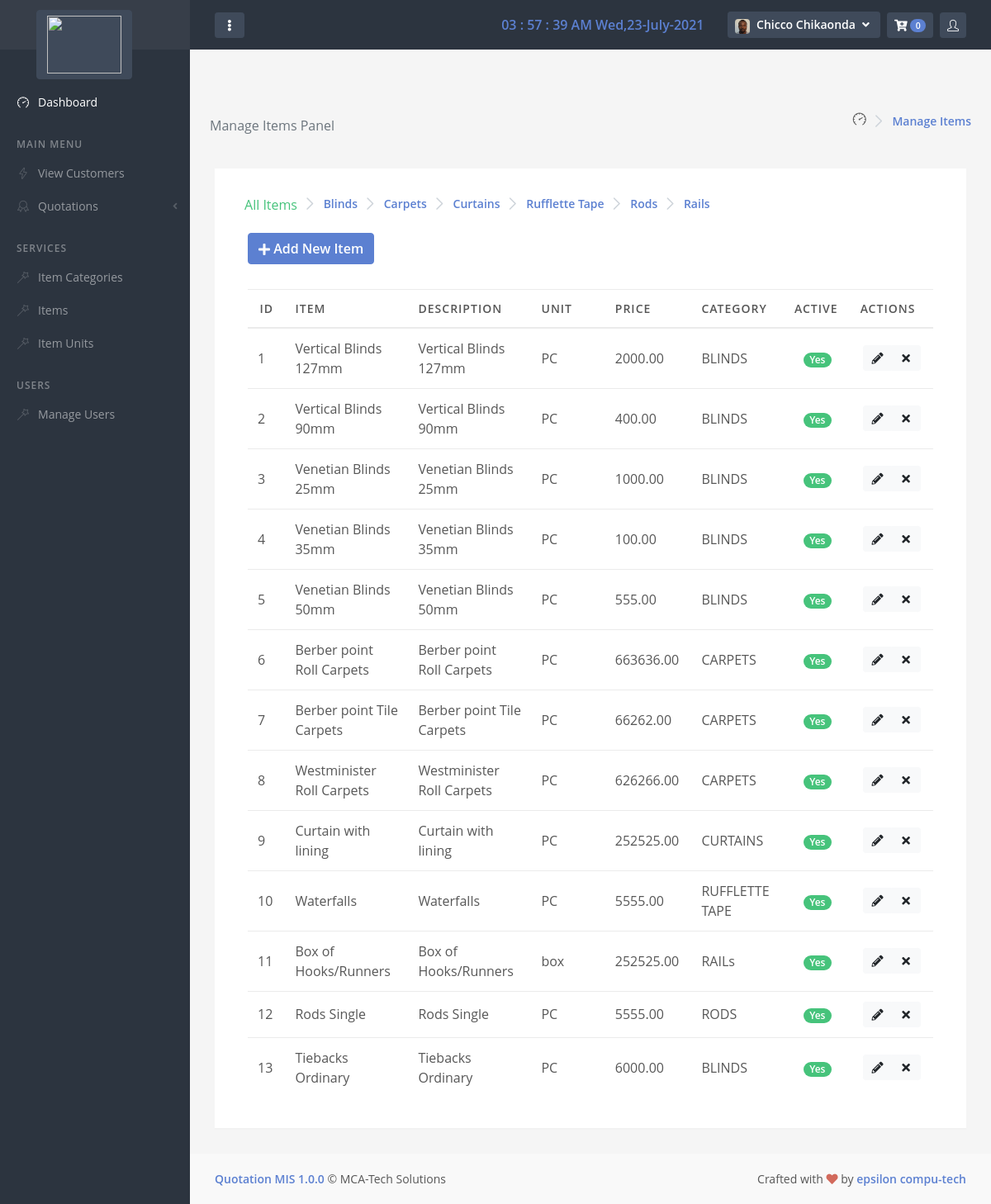
Page /items/item_list/ (signed in) on the committed database.
### mainapp/models.py (models this page shows, shortened)
class CustomUser(AbstractBaseUser):
    email = models.EmailField(max_length=255, unique=True)
    full_name = models.CharField(max_length=255, blank = True, null=True)
    roles =(
        ('Admin','Admin'),
        ('User', 'General User')
    )
    user_role = models.CharField(max_length = 15, choices = roles, default = "General User")
    phone_number = models.CharField(max_length=20, blank = True, null=True)
    username = None
    active = models.BooleanField(default=True) #can login
    admin = models.BooleanField(default=False) # Adminstrator
    superuser = models.BooleanField(default=False) #superuser
    staff = models.BooleanField(default=False)
    timestamp = models.DateTimeField(auto_now_add=True)
    image = models.ImageField(default = "avatar0.jpg", null = True, blank = True)
    USERNAME_FIELD = 'email' #loginuser
    REQUIRED_FIELDS = ['full_name','phone_number',]
    objects = UserManager()
    @property
    def is_active(self):
        return self.active
    @property
    def imageURL(self):
        try:
            url = self.image.url
        except:
            url = ''
        return url

class ItemCategory(models.Model):
    category_name = models.CharField(max_length=50)
    category_description = models.CharField(max_length=100)
    def __str__(self):
        return self.category_name
    @staticmethod
    def get_all_item_categories():
        return ItemCategory.objects.all()

class Item(models.Model):
    item_name = models.CharField(max_length=100)
    item_description = models.CharField(max_length=100)
    unit = models.ForeignKey(Unit, on_delete=models.CASCADE)
    price = MoneyField(max_digits=14, decimal_places=2, default_currency='MWK')
    discount_price = MoneyField(max_digits=14, null=True, blank=True, decimal_places=2, default_currency='MWK')
    category = models.ForeignKey(ItemCategory, on_delete=models.CASCADE)
    active = models.BooleanField(default=True)
    slug = models.SlugField()
    @staticmethod
    def get_all_items():
        return Item.objects.all()

class Unit(models.Model):
    unit_short_name = models.CharField(max_length=10)
    unit_description = models.CharField(max_length=100)
    def __str__(self):
        return self.unit_short_name

### mainapp/views.py (the view)
# urls.py: path('items/item_list/', views.item_list, name = 'item_list'),
@login_required
def item_list(request):
    items = None
    item_cats = ItemCategory.get_all_item_categories()
    items = None
    item_cat_id = request.GET.get('category')
    if item_cat_id:
        items = Item.get_all_items_by_category_id(item_cat_id)
    else:
        items = Item.get_all_items()
    context = {
        'items': items,
        'header': 'Manage Items',
        'item_cats': item_cats,
        'config':config,
    }
    return render(request, 'items/item_list.html', context)

### mainapp/templatetags/cart_template_tags.py (called while the page is built)
@register.filter
def cart_item_count(user):
    if user.is_authenticated:
        qs = Order.objects.filter(user=user, ordered = False)
        if qs.exists():
            return qs[0].items.count()
    return 0

### mainapp/templates/items/item_list.html (shortened to what this page needs)
{% extends 'base.html' %}
{% block body %}
<div id="page-container">
          <main id="main-container">
              <div class="d-flex flex-column flex-sm-row justify-content-sm-between align-items-sm-center">
                  <h1 class="flex-sm-fill h2 my-2">
                      <small class="d-block d-sm-inline-block mt-2 mt-sm-0 font-size-base font-w400 text-muted ml-4">{{header}} Panel</small>
                  </h1>
                  <nav class="flex-sm-00-auto ml-sm-3" aria-label="breadcrumb">
                      <ol class="breadcrumb breadcrumb-alt">
                          <i class="nav-main-link-icon fa fa-tachometer-alt si si-speedometer"></i>
                          <li class="breadcrumb-item" aria-current="page">
                              <a class="link-fx mr-4" href="">  {{header}}</a>
                          </li>
                      </ol>
                  </nav>
              </div>
              <div class="content">
        <div class="block">
            <div class="block-content">
              {% include "items/category_list.html" %}
              <div class="block-header">
                <button class="btn btn-primary show-form" data-url="{% url 'item_create' %}"> <span class="fa fa-plus fa-1x"></span> Add New Item</button>
              </div>
            <div class="block-content block-content-full">
                <table class="table  table-hover table-vcenter js-dataTable-buttons" id="product-table">
                  <thead >
                    <tr>
                        <th class="text-center" style="width: 5%;">ID</th>
                        <th class="d-none d-sm-table-cell" style="width: 15%;">Item</th>
                        <th class="d-none d-sm-table-cell" style="width: 15%;">Description</th>
                        <th class="d-none d-sm-table-cell" style="width: 10%;">Unit</th>
                        <th style="width: 5%;">Price</th>
                        <th style="width: 10%;">category</th>
                        <th style="width: 5%;">Active</th>
                        <th style="width: 10%;">Actions</th>
                    </tr>
                  </thead>
                  <tbody>
                    {% include "items/item_list_2.html" %}
                  </tbody>
              </table>
        </div>
    </div>
  </div>
{% endblock %}

### mainapp/templates/base.html (shortened to what this page needs)
{% load static %}
{% load cart_template_tags %}
{% load sweetify %}
{% get_media_prefix as MEDIA_URL %}
<!DOCTYPE html>
<html lang="en" dir="ltr">
  <head>
    {% block jsncss %}
    <link rel="stylesheet" href="{% static '/js/plugins/flatpickr/plugins/monthSelect/style.css' %}" type="text/css">
    <link rel="stylesheet" id="css-main" href="{% static '/css/oneui.min.css' %}" type="text/css">
    <link rel="stylesheet" href="{% static '/css/oneui.css' %}" type="text/css">
    <link rel="stylesheet" href="{% static '/js/plugins/datatables/dataTables.bootstrap4.css' %}" type="text/css">
    <link rel="stylesheet" href="{% static '/css/flatpickr.min.css' %}" type="text/css">
    <link rel="stylesheet" href="{% static '/css/dropzone.min.css' %}" type="text/css">
    <link rel="stylesheet" href="{% static '/css/ion.rangeSlider.css' %}" type="text/css">
    <link rel="stylesheet" href="{% static 'js/plugins/select2/css/select2.min.css' %}" type="text/css">
    <link rel="stylesheet" href="{% static '/css/bootstrap-colorpicker.min.css' %}" type="text/css">
    <link rel="stylesheet" href="{% static '/css/bootstrap-datepicker3.min.css' %}" type="text/css">
    <link rel="stylesheet" href="{% static '/js/plugins/magnific-popup/magnific-popup.css' %}" type="text/css">
{% endblock %}
 </head>
  <body class="backgoundc" onload="realtimeClock()">
    {% block content %}
      {% block navigation %}
      <div id="page-container" class="sidebar-o sidebar-dark enable-page-overlay side-scroll page-header-fixed page-header-dark">
        <nav id="sidebar" aria-label="Main Navigation" class="toggled">
            <div class="content-header bg-white-5">
                <a class="font-w600 text-dual" href="{% url 'system_dashboard' %}">
                    <span class="smini-hide">
                        <button type="button" class="btn btn-dual mr-2 mt-5 ml-4 btn-primary" >
                            <img style="width: 90px; height: 70px;" src="{{MEDIA_URL}}{{config.LOGO_IMAGE}}" alt="">
                        </button>
                    </span>
                </a>
            </div>
            <div class="content-side content-side-full mt-4">
                <ul class="nav-main">
                    <a class="nav-main-link active" href="{% url 'system_dashboard' %}">
                        <i class="nav-main-link-icon si si-speedometer"></i>
                        <span class="nav-main-link-name">Dashboard</span>
                    </a>
                    <li class="nav-main-heading">MAIN MENU</li>
                    <a class="nav-main-link" href="{% url 'customer_list' %}">
                        <i class="nav-main-link-icon si si-energy"></i>
                        <span class="nav-main-link-name">View Customers</span>
                    </a>
                    <li class="nav-main-item">
                        <a class="nav-main-link nav-main-link-submenu" data-toggle="submenu" aria-haspopup="true" aria-expanded="false" href="#">
                            <i class="nav-main-link-icon si si-badge"></i>
                            <span class="nav-main-link-name">Quotations</span>
                        </a>
                    </li>
                    <li class="nav-main-heading">SERVICES</li>
                    <li class="nav-main-item">
                        <a class="nav-main-link" href="{% url 'category_list' %}">
                            <i class="nav-main-link-icon si si-magic-wand"></i>
                            <span class="nav-main-link-name">Item Categories</span>
                        </a>
                    </li>
                    <li class="nav-main-item">
                        <a class="nav-main-link" href="{% url 'item_list' %}">
                            <i class="nav-main-link-icon si si-magic-wand"></i>
                            <span class="nav-main-link-name">Items</span>
                        </a>
                    </li>
                    <li class="nav-main-item">
                        <a class="nav-main-link" href="{% url 'unit_list' %}">
                            <i class="nav-main-link-icon si si-magic-wand"></i>
                            <span class="nav-main-link-name">Item Units</span>
                        </a>
                    </li>
                    {% if user.admin == True or user.superuser == True %}
                    <li class="nav-main-heading">Users</li>
                        <li class="nav-main-item">
                            <a class="nav-main-link" href="{% url 'user_list' %}">
                                <i class="nav-main-link-icon si si-magic-wand"></i>
                                <span class="nav-main-link-name">Manage Users</span>
                            </a>
                        </li>
                    {% endif %}
                </ul>
            </div>
        </nav>
        <header id="page-header">
            <div class="content-header">
                <div class="d-flex align-items-center">
                    <button type="button" class="btn btn-sm btn-dual mr-2 d-none d-lg-inline-block" data-toggle="layout" data-action="sidebar_mini_toggle">
                        <i class="fa fa-fw fa-ellipsis-v"></i>
                    </button>
                    <a class="btn mr-2 text-success" style="font-size: larger; font-family: 'Gill Sans', 'Gill Sans MT', Calibri, 'Trebuchet MS', sans-serif; font-weight: 900;">
                    </a>
                </div>
                <div class="d-flex align-items-center">
                    <a class="btn mr-2 text-primary">
                        <div id="real_time"> </div>
                    </a>
                    <div class="dropdown d-inline-block ml-2">
                        <button type="button" class="btn btn-sm btn-dual" id="page-header-user-dropdown" data-toggle="dropdown" aria-haspopup="true" aria-expanded="false">
                            {% if user.imageURL %}
                            <img class="rounded" src="{{user.imageURL}}" style="width: 18px;" id="rounded">
                            {% else %}
                            <img class="rounded" src="{%static 'images/avatar0.jpg' %}" style="width:18px;" id="rounded2">
                            {% endif %}
                            <span class="d-none d-sm-inline-block ml-1">{{user.full_name}}</span>
                            <i class="fa fa-fw fa-angle-down d-none d-sm-inline-block"></i>
                        </button>
                    </div>
                    {% include "quote_items_count.html" %}
                    {% include "logged_in_users.html" %}
                </div>
            </div>
        </header>
        <main id="main-container">
        {% block body %}
        {% endblock %}
        </main>
        <footer id="page-footer" class="bg-body-light">
            <div class="content py-3">
                <div class="row font-size-sm">
                    <div class="col-sm-6 order-sm-2 py-1 text-center text-sm-right">
                        Crafted with <i class="fa fa-heart text-danger"></i> by <a class="font-w600" href="#" target="_blank">epsilon compu-tech</a>
                    </div>
                    <div class="col-sm-6 order-sm-1 py-1 text-center text-sm-left">
                        <a class="font-w600" href="#" target="_blank">Quotation MIS 1.0.0</a> &copy; MCA-Tech Solutions
                    </div>
                </div>
            </div>
        </footer>
    </div>
    {% endblock %}
    {% endblock %}
  </body>
</html>

### mainapp/templates/quote_items_count.html (shortened to what this page needs)
{% load cart_template_tags %}
<div class="dropdown d-inline-block ml-2">
    <button type="button" class="btn btn-sm btn-dual" id="page-header-notifications-dropdown" data-toggle="dropdown" aria-haspopup="true" aria-expanded="false">
        <i class="fa fa-cart-plus"></i>
        <span class="badge badge-primary badge-pill">{{request.user|cart_item_count}}</span>
    </button>
</div>

### mainapp/templates/items/category_list.html (shortened to what this page needs)
<nav class="flex-sm-00-auto ml-sm-3" aria-label="breadcrumb" id = "category_list">
    <ol class="breadcrumb breadcrumb-alt">
            <a class="link-fx text-success" href="{% url 'item_list' %}"> All Items</a>
        {% for item_cat in item_cats %}
        <li class="breadcrumb-item" aria-current="page">
            <a class="link-fx" href="/items/item_list/?category={{item_cat.id}}">{{item_cat.category_name|title}}</a>
        </li>
        {% endfor %}
    </ol>
</nav>

### mainapp/templates/items/item_list_2.html (shortened to what this page needs)
{% for item in items %}
    <td>{{ forloop.counter }}</td>
    <td>{{ item.item_name }}</td>
    <td>{{ item.item_description }}</td>
    <td>{{ item.unit }}</td>
    <td>{{ item.price }}</td>
    <td>{{ item.category }}</td>
    <td class="text-center">
      {% if item.active == True%}
      <span class="nav-main-link-badge badge badge-pill badge-success" data-toggle="tooltip" title="User is Admin">Yes</span>
      {% elif item.active == False %}
      <span class="nav-main-link-badge badge badge-pill badge-danger" data-toggle="tooltip" title="User is not Admin">No</span>
      {% endif %}
    </td>
    <td class="text-center">
        <div class="btn-group">
            <button type="button" class="btn btn-sm btn-light show-form-update" data-url="{% url 'item_update' item.id %}" data-toggle="tooltip" title="Edit {{ item.item_name }} ">
                <a class="fa fa-fw fa-pencil-alt"></a>
            </button>
            <button type="button"  class="btn btn-sm btn-light show-form-delete" data-url="{% url 'item_delete' item.id %}" data-toggle="tooltip" title="Delete {{ item.item_name }}">
                <a class="fa fa-fw fa-times"> </a>
            </button>
        </div>
    </td>
{% endfor %}

### rows in the picture
CustomUser: imageURL (picture), full_name "Chicco Chikaonda", user|cart_item_count "0"
ItemCategory: category_name "Blinds"
ItemCategory: category_name "Carpets"
ItemCategory: category_name "Curtains"
ItemCategory: category_name "Rufflette Tape"
ItemCategory: category_name "Rods"
ItemCategory: category_name "Rails"
Item: item_name "Vertical Blinds 127mm", item_description "Vertical Blinds 127mm", unit "PC", price "2000.00", category "BLINDS", active "Yes"
Item: item_name "Vertical Blinds 90mm", item_description "Vertical Blinds 90mm", unit "PC", price "400.00", category "BLINDS", active "Yes"
Item: item_name "Venetian Blinds 25mm", item_description "Venetian Blinds 25mm", unit "PC", price "1000.00", category "BLINDS", active "Yes"
Item: item_name "Venetian Blinds 35mm", item_description "Venetian Blinds 35mm", unit "PC", price "100.00", category "BLINDS", active "Yes"
Item: item_name "Venetian Blinds 50mm", item_description "Venetian Blinds 50mm", unit "PC", price "555.00", category "BLINDS", active "Yes"
Item: item_name "Berber point Roll Carpets", item_description "Berber point Roll Carpets", unit "PC", price "663636.00", category "CARPETS", active "Yes"
Item: item_name "Berber point Tile Carpets", item_description "Berber point Tile Carpets", unit "PC", price "66262.00", category "CARPETS", active "Yes"
Item: item_name "Westminister Roll Carpets", item_description "Westminister Roll Carpets", unit "PC", price "626266.00", category "CARPETS", active "Yes"
Item: item_name "Curtain with lining", item_description "Curtain with lining", unit "PC", price "252525.00", category "CURTAINS", active "Yes"
Item: item_name "Waterfalls", item_description "Waterfalls", unit "PC", price "5555.00", category "RUFFLETTE TAPE", active "Yes"
Item: item_name "Box of Hooks/Runners", item_description "Box of Hooks/Runners", unit "box", price "252525.00", category "RAILs", active "Yes"
Item: item_name "Rods Single", item_description "Rods Single", unit "PC", price "5555.00", category "RODS", active "Yes"
Item: item_name "Tiebacks Ordinary", item_description "Tiebacks Ordinary", unit "PC", price "6000.00", category "BLINDS", active "Yes"

### other values in the picture
{{ header }} "Manage Items"
